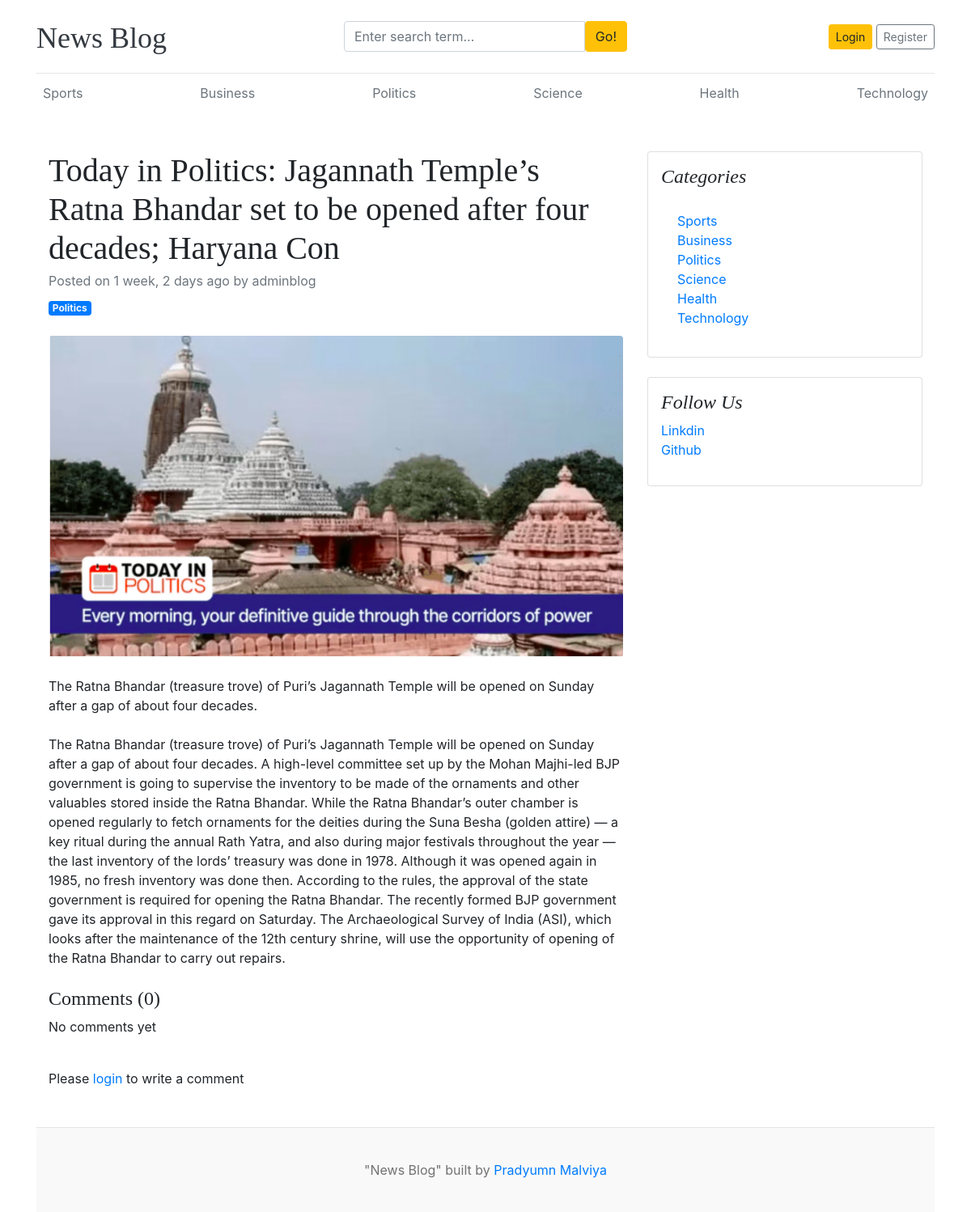
/blog_app/today-in-politics-jagannath-temples-ratna-bhandar-set-to-be-opened-after-four-decades-haryana-con/, run on the app's committed database.
### blog_app/models.py (models this page shows, shortened)
class Category(models.Model):
    category_name = models.CharField(max_length=100, unique = True)
    created_at = models.DateTimeField(auto_now_add=True)
    updated_at = models.DateTimeField(auto_now = True)
    class Meta:
        verbose_name_plural = 'categories'
    def __str__(self):
        return self.category_name

class Blog(models.Model):
    title = models.CharField(max_length=100)
    slug = models.SlugField(max_length=100, unique=True, blank=True)
    category = models.ForeignKey(Category, on_delete = models.CASCADE)
    author = models.ForeignKey(User , on_delete = models.CASCADE)
    featured_image = models.ImageField(upload_to='uploads/%Y/%m/%d')
    short_description = models.TextField(max_length=500)
    blog_body = models.TextField(max_length=2000)
    status = models.CharField(choices=STATUS_CHOICES,max_length=10, default=0)
    is_featured = models.BooleanField(default=False)
    created_at = models.DateTimeField(auto_now_add=True)
    updated_at = models.DateTimeField(auto_now = True)

class Social_link(models.Model):
    platform = models.CharField(max_length=30)
    link = models.URLField(max_length=100)

### blog_app/views.py (the view, shortened to what this page needs)
# urls.py: path('blog_app/<slug:slug>/', Blogsappviews.blogs , name = "blogs" ),
def blogs(request, slug):
    single_blog = get_object_or_404(Blog, slug=slug, status = "Published")
    comments = Comment.objects.filter(blog=single_blog)
    comment_count = comments.count()
    context = {
        "single_blog" : single_blog,
        "comments" : comments,
        "comment_count" : comment_count
    }
    return render(request, "blogs.html", context)

### blog_app/context_processors.py (called while the page is built)
def get_category(request):
    categories = Category.objects.all()
    return dict(categories = categories)

def get_social_link(request):
    social_link = Social_link.objects.all()
    return dict(social_link = social_link)

### templates/blogs.html
{% extends 'base.html' %}
{% block content %}
<div class="container mt-5">
    <div class="row">
        <div class="col-lg-8">
            <article>
                <header class="mb-4">
                    <h1 class="fw-bolder mb-1">{{ single_blog.title }}</h1>
                    <div class="text-muted fst-italic mb-2">Posted on {{ single_blog.created_at | timesince}} ago by {{ single_blog.author }}</div>
                    <a class="badge bg-primary text-decoration-none text-light" href="">{{ single_blog.category }}</a>
                </header>
                <figure class="mb-4"><img class="img-fluid rounded" src="{{ single_blog.featured_image.url }}" alt="Image" /></figure>
                <section class="mb-5">
                    <p class="fs-5 mb-4">{{ single_blog.short_description }}</p>
                    <p class="fs-5 mb-4">{{ single_blog.blog_body }}</p>
                    <h4>Comments ({{ comment_count }})</h4>
                    {% if comments %}
                       {% for comment in comments %}
                           <div class="card">
                               <div class = "card-body">
                                    <p class = "card-text mb-0 ">{{ comment }}</p>
                                    <span>
                                        <small>By {{ comment.user }}</small>
                                        <small>| By {{ comment.created_at | timesince }} ago </small>
                                    </span>
                               </div>
                           </div>
                       {% endfor %}
                    {% else %}
                       <p>No comments yet</p>
                    {% endif %}
                    <br>
                    <div class = "form-group">
                        {% if user.is_authenticated %}
                        <form action = "" method = "POST">
                            {% csrf_token %}
                            <textarea name = "comment" class = "form-control" placeholder = "Write your comment"></textarea>
                            <input type = "submit" value = "submit" class = "btn btn-primary mt-2">
                        </form>
                        {% else %}
                        <p>Please <span><a href = "{% url 'login' %}">login</a></span> to write a comment</p>
                        {% endif %}
                    </div>
                    </section>
            </article>
        </div>
        <div class="col-lg-4">
            <div class="card mb-4 p-3">
                <h4 class="font-italic">Categories</h4>
                <div class="card-body">
                    <div class="row">
                        <div class="col-sm-6">
                            <ul class="list-unstyled mb-0">
                                {% for i in categories %}
                                <li><a href="{% url 'posts_by_category' i.id %}">{{ i }}</a></li>
                                {% endfor %}
                            </ul>
                        </div>
                    </div>
                </div>
            </div>
            <div class="card mb-4 p-3">
                <h4 class="font-italic">Follow Us</h4>
                <ol class="list-unstyled">
                    {% for i in social_link %}
                    <li><a href="{{ i.link }}" target = "_blank">{{ i.platform }}</a></li>
                    {% endfor %}
                </ol>
            </div>
        </div>
    </div>
</div>
{% endblock %}

### templates/base.html (shortened to what this page needs)
{% load static %}
<!DOCTYPE html>
<html lang="en">
<head>
    <link href="https://getbootstrap.com/docs/4.0/dist/css/bootstrap.min.css" rel="stylesheet">
    <link href="{% static 'css/blog.css' %}" rel="stylesheet">
    <link rel="stylesheet" href="https://cdnjs.cloudflare.com/ajax/libs/font-awesome/4.7.0/css/font-awesome.min.css">
  </head>
<body>
    <div class="container">
        <header class="blog-header py-3">
          <div class="row flex-nowrap justify-content-between align-items-center">
            <div class="col-4 pt-1">
              <a class="blog-header-logo text-dark" href="/">News Blog</a>
            </div>
                <div class="col-4">
                    <form action="{% url 'search' %}" method = "GET">
                    <div class="input-group">
                        <input class="form-control" type="text" name = "keyword" value = "{{ keyword }}" placeholder="Enter search term..." aria-label="Enter search term..." aria-describedby="button-search" />
                        <button type = "submit" class="btn btn-warning" id="button-search" type="button">Go!</button>
                    </div>
                    </form>
                </div>
            <div class="col-4 d-flex justify-content-end align-items-center">
              {% if not user.is_authenticated %}
              <a class="btn btn-sm btn-warning" href="{% url 'login' %}">Login</a> &nbsp;
              <a class="btn btn-sm btn-outline-secondary" href="{% url 'register' %}">Register</a>
              {% else %}
              <a class="btn btn-sm btn-warning" href="{% url 'dashboard' %}">Dashboard</a> &nbsp;
              <a class="btn btn-sm btn-warning" href="{% url 'logout' %}">Logout</a> &nbsp;
              {% endif %}
            </div>
          </div>
        </header>
        <div class="nav-scroller py-1 mb-2">
          <nav class="nav d-flex justify-content-between">
            {% for cat in categories %}
            <a class="p-2 text-muted" href="{% url 'posts_by_category' cat.id %}">{{ cat.category_name }}</a>
            {% endfor %}
          </nav>
        </div>
    {% block content %}
    {% endblock %}
    <footer class="blog-footer">
       <p>"News Blog" built by <a href="#">Pradyumn Malviya</a></p>
    </footer>
</body>
</html>

### blogsproject/static/css/blog.css (style rules this page uses)
.blog-header { border-bottom: 1px solid #e5e5e5; }
.blog-header-logo { font-family: "Playfair Display", Georgia, "Times New Roman", serif; font-size: 2.25rem; }
h1, h2, h3, h4, h5, h6 { font-family: "Playfair Display", Georgia, "Times New Roman", serif; }
.blog-footer { padding: 2.5rem 0; color: #727272; text-align: center; background-color: #f9f9f9; border-top: .05rem solid #e5e5e5; }
.blog-footer p:last-child { margin-bottom: 0; }

### data on the page
Category: category_name "Sports"
Category: category_name "Business"
Category: category_name "Politics"
Category: category_name "Science"
Category: category_name "Health"
Category: category_name "Technology"
Blog: title "Today in Politics: Jagannath Temple’s Ratna Bhandar set to be opened after four decades; Haryana Con", created_at "1 week, 2 days", author "adminblog", category "Politics", featured_image (picture), short_description "The Ratna Bhandar (treasure trove) of Puri’s Jagannath Temple will be opened on Sunday after a gap of about four decades.", blog_body "The Ratna Bhandar (treasure trove) of Puri’s Jagannath Temple will be opened on Sunday after a gap of about four decades. A high-level committee set up by the Mohan Majhi-led BJP government is going to supervise the inventory to be made of the ornaments and other valuables stored inside the Ratna Bhandar. While the Ratna Bhandar’s outer chamber is opened regularly to fetch ornaments for the deities during the Suna Besha (golden attire) — a key ritual during the annual Rath Yatra, and also during major festivals throughout the year — the last inventory of the lords’ treasury was done in 1978. Although it was opened again in 1985, no fresh inventory was done then. According to the rules, the…"
Social_link: platform "Linkdin"
Social_link: platform "Github"

### other printed values
{{ comment_count }} "0"
